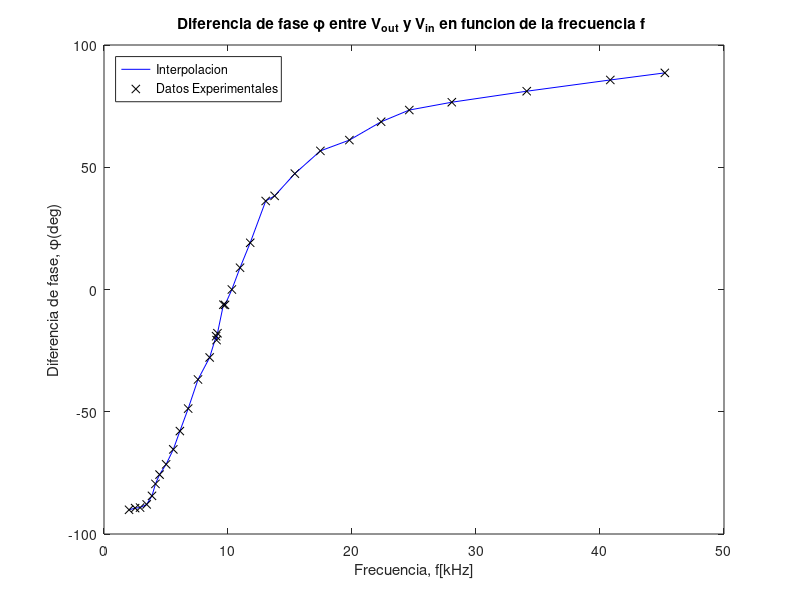

MATLAB code to generate this figure:
clear all; close all;
format short
x = [2.02	2.51	2.91	3.44	3.87	4.15	4.48	5.01	5.59	6.12	6.79	7.58	8.52	9.04	9.08	9.15	9.63	9.76	10.31	10.97	11.79	13.04	13.76	15.39	17.45	19.79	22.35	24.62	28.05	34.09	40.83	45.23];
y = [-90.1	-89.4	-89.2	-87.9	-84.4	-79.5	-75.7	-71.5	-65.4	-57.9	-48.7	-36.8	-27.8	-19.1	-20.7	-17.9	-6.2	-6.3	0	8.9	19.1	36.2	38.3	47.4	56.7	61.1	68.6	73.4	76.6	81.1	85.7	88.6];
plot (x,y,'-b',x,y,'kx')
title('Diferencia de fase \phi entre V_{out} y V_{in} en funcion de la frecuencia f ')
legend('Interpolacion','Datos Experimentales','Location','northwest')
xlabel('Frecuencia, f[kHz]'); ylabel('Diferencia de fase, \phi(deg)')
print -djpeg -r100 grafica_desfase2.jpg
